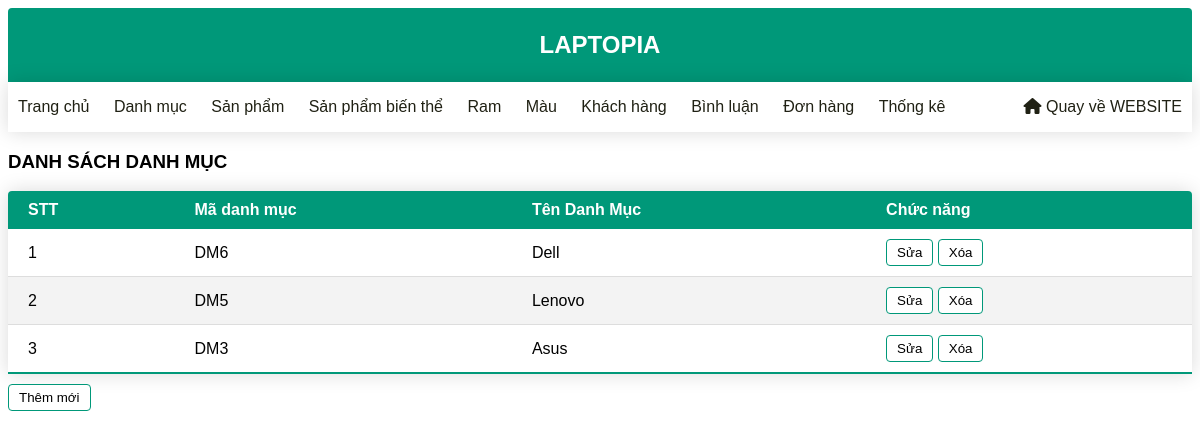
/admin/index.php?act=listdm (signed in), run on the app's committed database.
### tables this page shows
CREATE TABLE `danh_muc` (
  `id` int NOT NULL,
  `name` varchar(255) NOT NULL
);

### model/pdo.php (called while the page is built, shortened)
<?php
function pdo_get_connection(){
    $servername = "localhost";
    $username = "root";
    $password = "";
    try {
        $conn = new PDO("mysql:host=$servername;dbname=da1", $username, $password);
        $conn->setAttribute(PDO::ATTR_ERRMODE, PDO::ERRMODE_EXCEPTION);
        return $conn;
    } catch(PDOException $e) {
        echo "Connection failed: " . $e->getMessage();
    }
}
function pdo_query($sql){
    $sql_args=array_slice(func_get_args(),1);
    try{
        $conn=pdo_get_connection();
        $stmt=$conn->prepare($sql);
        $stmt->execute($sql_args);
        $rows=$stmt->fetchAll();
        return $rows;
    }
    catch(PDOException $e){
        throw $e;
    }
    finally{
        unset($conn);
    }
}
?>

### model/danhmuc.php (called while the page is built, shortened)
<?php
function loadall_danhmuc(){
    $sql="SELECT * FROM danh_muc order by id desc";
    $listdm=pdo_query($sql);
    return $listdm;
}
?>

### admin/danhmuc/list.php (the view)
<div class="mb10">
    <h3>DANH SÁCH DANH MỤC</h3>
</div>
<div class="formcontent">
    <form action="index.php?act=adddm" method="post">
        <div class="mb10">
            <table class="mb10 content-table">
                <thead>
                <tr>
                    <th>STT</th>
                    <th>Mã danh mục</th>
                    <th>Tên Danh Mục</th>
                    <th>Chức năng</th>
                </tr>
                </thead>
                <tbody>
                <?php foreach ($listdm as $key => $dm) : ?>
                <tr>
                    <td><?php echo $key + 1 ?></td>
                    <td>DM<?php echo $dm['id'] ?></td>
                    <td><?php echo $dm['name'] ?></td>
                    <td>
                        <a href="?act=editdm&iddm=<?php echo $dm['id'] ?>"><input type="button" value="Sửa"></a>
                        <a onclick="return confirm('Bạn có chắc chắn muốn xóa')" href="?act=deletedm&iddm=<?php echo $dm['id'] ?>"><input type="button" value="Xóa"></a>
                    </td>
                </tr>
                <?php endforeach ?>
                </tbody>
            </table>
        </div>
        <a href="index.php?act=adddm"><input type="button" value="Thêm mới"></a>
    </form>
</div>

### css/admin.css (style rules this page uses)
* { box-sizing: border-box; font-family: 'Tahoma', Geneva, Verdana, sans-serif; }
.mb10 { margin-bottom: 10px; }
.content-table { width: 100%; border-collapse: collapse; border-radius: 4px 4px 0 0; overflow: hidden; box-shadow: 0 0 20px rgba(0, 0, 0, 0.15); }
.content-table thead tr { background-color: #009879; color: #fff; text-align: left; font-weight: bold; }
.content-table td, .content-table th { padding: 10px 20px; }
.content-table tbody tr { border-bottom: 1px solid #dddddd; }
.content-table tbody tr:nth-of-type(even) { background-color: #f3f3f3; }
.content-table tbody tr:last-of-type { border-bottom: 2px solid #009879; }
.formcontent input[type="submit"], .formcontent input[type="reset"], .formcontent input[type="button"] { border: 1px solid #009879; border-radius: 4px; padding: 5px 10px; background-color: white; }

### data on the page
danh_muc: id "6", name "Dell"
danh_muc: id "5", name "Lenovo"
danh_muc: id "3", name "Asus"
